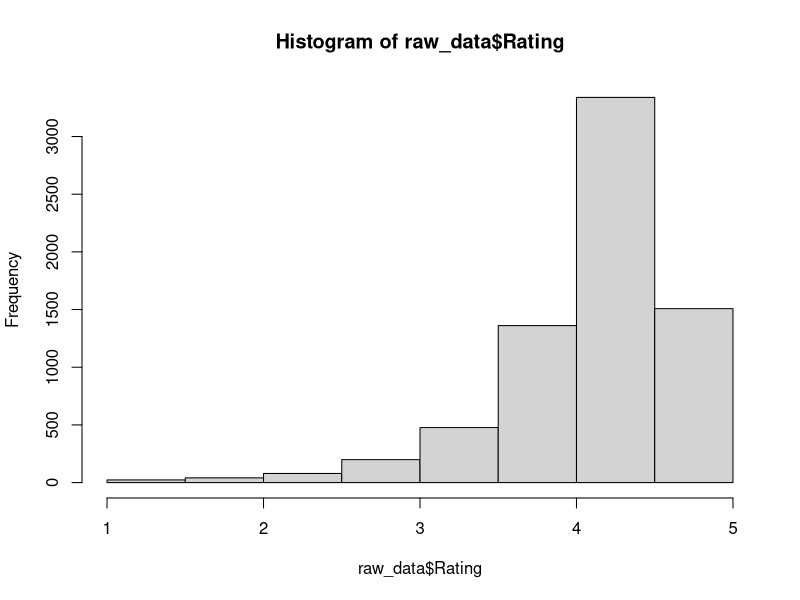
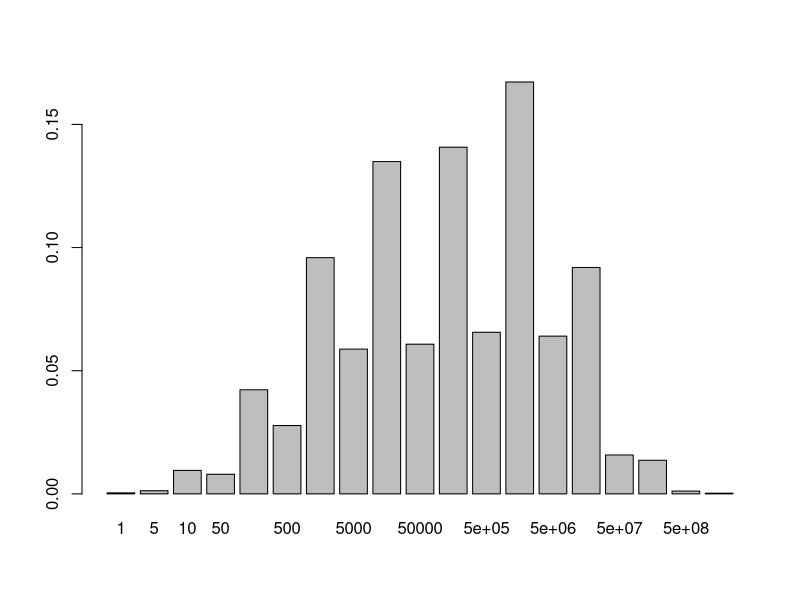
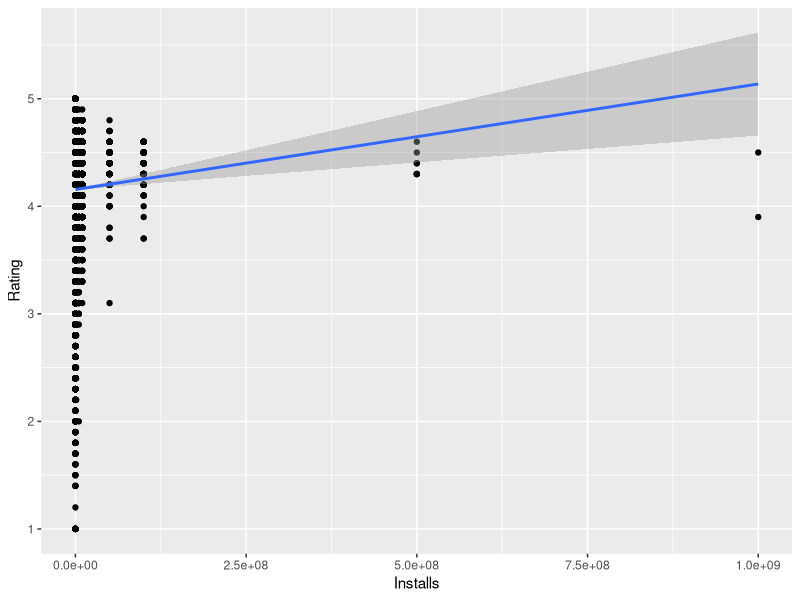
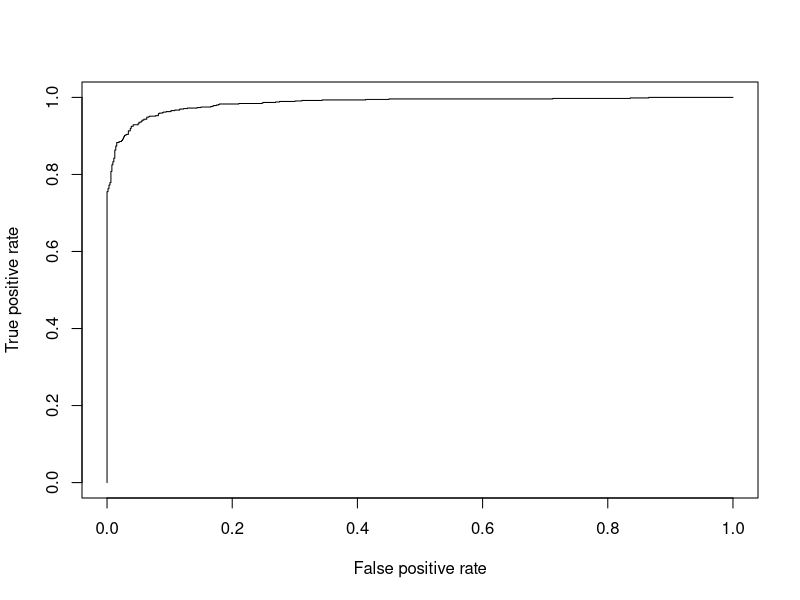

Source code (R) for these figures, in order:
## ---- chunk 1
knitr::opts_chunk$set(echo = TRUE)
setwd("~/Documents/R/android apps")
## ---- chunk 2
library("foreign")
raw_data <- read.csv("clean_googleplaystore.csv")
raw_data <- na.omit(raw_data)
## ---- chunk 3
str(raw_data)
## ---- chunk 4
hist(raw_data$Rating)
## ---- chunk 5
barplot(prop.table(table(raw_data$Installs)))
## ---- chunk 6
library(ggplot2)
g <- ggplot(raw_data, aes(x=Installs, y=Rating)) + geom_point() + geom_smooth(method="lm")
plot(g)
## ---- chunk 7
data <- raw_data
data$Installs <- ifelse( data$Installs < 100000 & data$Installs < 500000000, 0, 1)
data$installations <- factor(data$Installs)
#data$out <- relevel(data$installations, ref='10000')
data$Type <- factor(ifelse(data$Type == 'Free', 1, 0))
data = data[,-c(1, 2,7,9,10,11,12, 13, 14)]
str(data)
## ---- chunk 8
table(data$installations)
set.seed(100)
trainingRows <- sample(1:nrow(data), 0.8*nrow(data))
training <- data[trainingRows, ]
test <- data[-trainingRows, ]
## ---- chunk 9
# Now we’ll execute a logistic regression with independent variables.
default.model <- glm(installations~ . ,family="binomial"(link = "logit"),training)
## ---- chunk 10
summary(default.model)
## ---- chunk 11
pred.model2 <- predict.glm(default.model,test,type='response')
head(pred.model2)

#pred.model2.1 <- ifelse(pred.model2 > 0.5,1,0)
#head(pred.model2.1)
model3hit <- mean(pred.model2!=test$installations)
model3hit
## ---- chunk 12
library(ROCR)
## ---- chunk 13
#In order to use the package we first have to set the prediction 
newpred <- prediction(pred.model2,test$installations)
#Next we want to measure true possitives which is "tpr" and also False Positives "fpr"
newpred.performance <- performance(newpred, measure = "tpr",x.measure = "fpr")
#then we plot these two measures
plot(newpred.performance)
#Looking pretty good, we can also get the AUC again using the performance function
AUC <- performance(newpred, measure = "auc")
AUC
